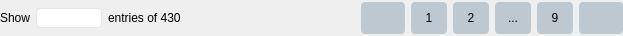
<?xml version="1.0" encoding="UTF-8"?>
<ui version="4.0">
 <class>WPageCtlWidgetClass</class>
 <widget class="QWidget" name="WPageCtlWidgetClass">
  <property name="geometry">
   <rect>
    <x>0</x>
    <y>0</y>
    <width>623</width>
    <height>36</height>
   </rect>
  </property>
  <property name="minimumSize">
   <size>
    <width>0</width>
    <height>36</height>
   </size>
  </property>
  <property name="maximumSize">
   <size>
    <width>16777215</width>
    <height>36</height>
   </size>
  </property>
  <property name="windowTitle">
   <string>WPageCtlWidget</string>
  </property>
  <property name="styleSheet">
   <string notr="true">QWidget{
	font: 12px &quot;微软雅黑&quot;;
}

QPushButton{
	border:none;
	background-color: #BEC8D0;
	border-radius:4px;
	background-position: center;
    background-repeat: no-repeat;
}

QPushButton#pb_1::hover,#pb_2::hover,#pb_last::hover{
	background-color: qlineargradient(spread:pad, x1:0, y1:0, x2:1, y2:1, stop:0 #0066FF, stop:1 #BD00FF);
}

QPushButton#pb_pre{
	background-image: url(:/QtTest/icon/Setting/pre.png);
}

QPushButton#pb_next{
	background-image: url(:/QtTest/icon/Setting/next.png);
}

QComboBox{
	border:1px solid #E0E7ED;
	border-radius:4px;
}
QComboBox::down-arrow {
	image: url(:/QtTest/icon/Speech/down.png);
}
QComboBox::drop-down {
    subcontrol-origin: padding;
    subcontrol-position: top right;
    width: 20px;
    border-top-right-radius: 3px; /* same radius as the QComboBox */
    border-bottom-right-radius: 3px;
}</string>
  </property>
  <layout class="QHBoxLayout" name="horizontalLayout">
   <property name="spacing">
    <number>0</number>
   </property>
   <property name="leftMargin">
    <number>0</number>
   </property>
   <property name="topMargin">
    <number>0</number>
   </property>
   <property name="rightMargin">
    <number>0</number>
   </property>
   <property name="bottomMargin">
    <number>0</number>
   </property>
   <item>
    <layout class="QHBoxLayout" name="horizontalLayout_5">
     <item>
      <layout class="QHBoxLayout" name="horizontalLayout_2">
       <item>
        <widget class="QLabel" name="label_3">
         <property name="maximumSize">
          <size>
           <width>50</width>
           <height>17</height>
          </size>
         </property>
         <property name="text">
          <string>Show</string>
         </property>
        </widget>
       </item>
       <item>
        <widget class="QComboBox" name="comboBox">
         <property name="minimumSize">
          <size>
           <width>40</width>
           <height>20</height>
          </size>
         </property>
        </widget>
       </item>
       <item>
        <widget class="QLabel" name="lb_total_size">
         <property name="minimumSize">
          <size>
           <width>100</width>
           <height>17</height>
          </size>
         </property>
         <property name="maximumSize">
          <size>
           <width>80</width>
           <height>17</height>
          </size>
         </property>
         <property name="text">
          <string>entries of 430</string>
         </property>
        </widget>
       </item>
      </layout>
     </item>
     <item>
      <spacer name="horizontalSpacer">
       <property name="orientation">
        <enum>Qt::Horizontal</enum>
       </property>
       <property name="sizeHint" stdset="0">
        <size>
         <width>88</width>
         <height>20</height>
        </size>
       </property>
      </spacer>
     </item>
     <item>
      <layout class="QHBoxLayout" name="horizontalLayout_4">
       <item>
        <widget class="QPushButton" name="pb_pre">
         <property name="minimumSize">
          <size>
           <width>44</width>
           <height>32</height>
          </size>
         </property>
         <property name="maximumSize">
          <size>
           <width>44</width>
           <height>32</height>
          </size>
         </property>
         <property name="text">
          <string/>
         </property>
        </widget>
       </item>
       <item>
        <widget class="QFrame" name="frame_3">
         <property name="minimumSize">
          <size>
           <width>70</width>
           <height>32</height>
          </size>
         </property>
         <property name="maximumSize">
          <size>
           <width>16777215</width>
           <height>32</height>
          </size>
         </property>
         <property name="styleSheet">
          <string notr="true">border:none</string>
         </property>
         <property name="frameShape">
          <enum>QFrame::StyledPanel</enum>
         </property>
         <property name="frameShadow">
          <enum>QFrame::Raised</enum>
         </property>
         <layout class="QHBoxLayout" name="horizontalLayout_3">
          <property name="spacing">
           <number>6</number>
          </property>
          <property name="leftMargin">
           <number>0</number>
          </property>
          <property name="topMargin">
           <number>0</number>
          </property>
          <property name="rightMargin">
           <number>0</number>
          </property>
          <property name="bottomMargin">
           <number>0</number>
          </property>
          <item>
           <widget class="QPushButton" name="pb_1">
            <property name="minimumSize">
             <size>
              <width>36</width>
              <height>32</height>
             </size>
            </property>
            <property name="maximumSize">
             <size>
              <width>36</width>
              <height>32</height>
             </size>
            </property>
            <property name="text">
             <string>1</string>
            </property>
           </widget>
          </item>
          <item>
           <widget class="QPushButton" name="pb_2">
            <property name="minimumSize">
             <size>
              <width>36</width>
              <height>32</height>
             </size>
            </property>
            <property name="maximumSize">
             <size>
              <width>36</width>
              <height>32</height>
             </size>
            </property>
            <property name="text">
             <string>2</string>
            </property>
           </widget>
          </item>
          <item>
           <widget class="QPushButton" name="pb_about">
            <property name="minimumSize">
             <size>
              <width>36</width>
              <height>32</height>
             </size>
            </property>
            <property name="maximumSize">
             <size>
              <width>36</width>
              <height>32</height>
             </size>
            </property>
            <property name="text">
             <string>...</string>
            </property>
           </widget>
          </item>
          <item>
           <widget class="QPushButton" name="pb_last">
            <property name="minimumSize">
             <size>
              <width>36</width>
              <height>32</height>
             </size>
            </property>
            <property name="maximumSize">
             <size>
              <width>36</width>
              <height>32</height>
             </size>
            </property>
            <property name="text">
             <string>9</string>
            </property>
           </widget>
          </item>
         </layout>
        </widget>
       </item>
       <item>
        <widget class="QPushButton" name="pb_next">
         <property name="minimumSize">
          <size>
           <width>44</width>
           <height>32</height>
          </size>
         </property>
         <property name="maximumSize">
          <size>
           <width>44</width>
           <height>32</height>
          </size>
         </property>
         <property name="text">
          <string/>
         </property>
        </widget>
       </item>
      </layout>
     </item>
    </layout>
   </item>
  </layout>
 </widget>
 <layoutdefault spacing="6" margin="11"/>
 <resources>
  <include location="../../AiSound.qrc"/>
 </resources>
 <connections/>
</ui>
